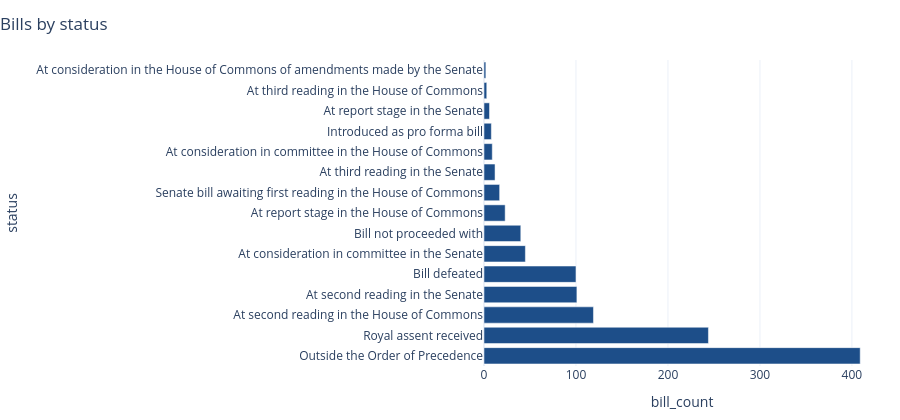

Here is the notebook cell this chart was saved with:
### Code cell
fig_bills_by_status = plot_horizontal_bar_chart(
    overview_tables["bills_by_status"].head(15),
    x="bill_count",
    y="status",
    title="Bills by status",
)

fig_bills_by_status

### Figure 1 — Plotly figure (JSON) as saved in the notebook; plotly's stock layout.template omitted (floating-point values rounded to 4 significant figures)
{"data": [{"alignmentgroup": "True", "hovertemplate": "bill_count=%{x}<br>status=%{y}<extra></extra>", "legendgroup": "", "marker": {"color": "#1D4E89", "pattern": {"shape": ""}}, "name": "", "offsetgroup": "", "orientation": "h", "showlegend": false, "textposition": "auto", "type": "bar", "x": [409, 244, 119, 101, 100, 45, 40, 23, 17, 12, 9, 8, 6, 3, 2], "xaxis": "x", "y": ["Outside the Order of Precedence", "Royal assent received", "At second reading in the House of Commons", "At second reading in the Senate", "Bill defeated", "At consideration in committee in the Senate", "Bill not proceeded with", "At report stage in the House of Commons", "Senate bill awaiting first reading in the House of Commons", "At third reading in the Senate", "At consideration in committee in the House of Commons", "Introduced as pro forma bill", "At report stage in the Senate", "At third reading in the House of Commons", "At consideration in the House of Commons of amendments made by the Senate"], "yaxis": "y"}], "layout": {"barmode": "group", "height": 420, "legend": {"title": {"text": ""}, "tracegroupgap": 0}, "margin": {"b": 20, "l": 20, "r": 20, "t": 60}, "title": {"text": "Bills by status", "x": 0}, "xaxis": {"anchor": "y", "domain": [0, 1], "title": {"text": "bill_count"}}, "yaxis": {"anchor": "x", "domain": [0, 1], "title": {"text": "status"}}}}
